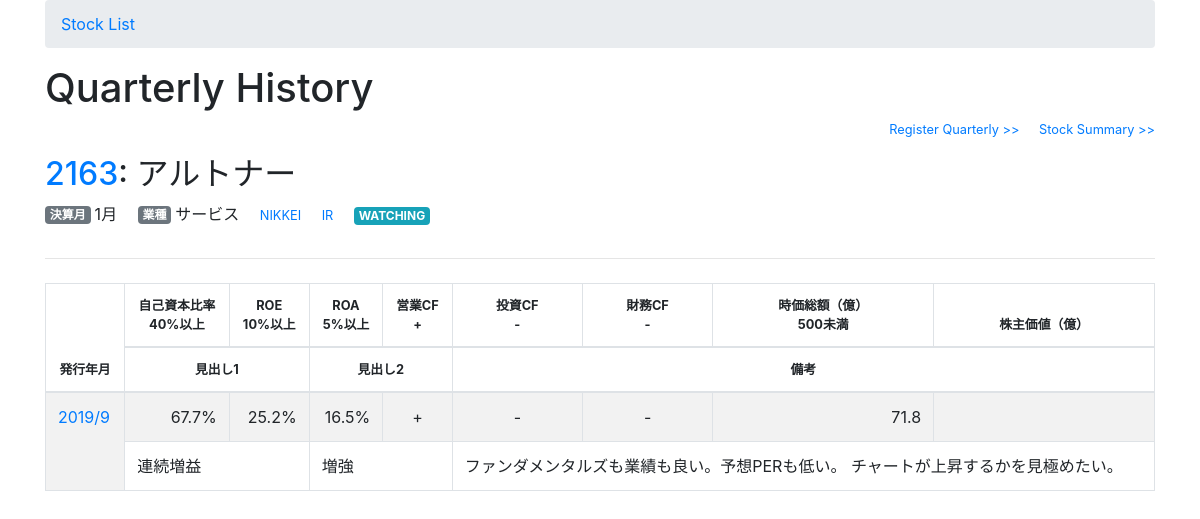
Screenshot of /2163/shikiho/all/ with the database file from the repository.
### stock/models.py (models this page shows, shortened)
class Stock(models.Model):
    stock_code = models.IntegerField(primary_key=True, unique=True)
    stock_name = models.CharField(max_length=50)
    accounting_month = models.IntegerField()
    business_type = models.CharField(max_length=20)
    ir_url = models.URLField(blank=True, null=True)
    watch_flag = models.IntegerField(default=0)
    notes = models.TextField(blank=True, null=True)
    created_date = models.DateTimeField(default=timezone.now)
    updated_date = models.DateTimeField(blank=True, null=True)

class Shikiho(models.Model):
    class Meta:
        unique_together = ('stock_code', 'pub_year', 'pub_month')
    stock_code = models.ForeignKey(Stock, on_delete=models.CASCADE)
    pub_year = models.IntegerField()
    pub_month = models.IntegerField()
    market_capitalization = models.FloatField()
    capital_ratio = models.FloatField()
    roe = models.FloatField()
    roa = models.FloatField()
    operating_cf = models.BooleanField()
    investing_cf = models.BooleanField()
    financing_cf = models.BooleanField()
    headline_1 = models.CharField(blank=True, null=True, max_length=200)
    headline_2 = models.CharField(blank=True, null=True, max_length=200)
    notes = models.TextField(blank=True, null=True)
    created_date = models.DateTimeField(default=timezone.now)
    updated_date = models.DateTimeField(blank=True, null=True)

### stock/views.py (the view)
# urls.py: path('<int:stock_code>/shikiho/all/', views.shikiho_all, name='shikiho_all'),
def shikiho_all(request, stock_code):
    stock = get_object_or_404(Stock, stock_code=stock_code)
    shikihos = Shikiho.objects.filter(stock_code=stock_code).order_by('-pub_year', '-pub_month')
    if (len(shikihos) == 0):
        shikihos = None
    return render(request, 'stock/shikiho_all.html', {'title': 'Quarterly History', 'stock': stock, 'shikihos': shikihos })

### stock/templates/stock/shikiho_all.html
{% extends 'stock/base.html' %}
{% load django_template_maths %}
{% load humanize %}
{% block content %}
<article>
  <section>
    <h1>{{title}}</h1>
    <div class="text-right small">
      <p class="d-inline-block"><a href="{% url 'shikiho_new' stock_code=stock.stock_code %}">Register Quarterly >></a></p>
      <p class="d-inline-block ml-3"><a href="{% url 'stock_detail' stock_code=stock.stock_code %}">Stock Summary >></a></p>
    </div>
    {% include 'stock/inc/stock_header.html' %}
  </section>
  <section>
    <div class="mt-4 table-responsive-md">
    {% if shikihos is Null %}
      <p>Nothing is registered.</p>
    {% else %}
      <table class="table table-striped table-bordered">
        <thead class="small text-center">
          <tr>
            <th scope="col" rowspan="2">発行年月</th>
            <th scope="col">自己資本比率<br>40%以上</th>
            <th scope="col">ROE<br>10%以上</th>
            <th scope="col">ROA<br>5%以上</th>
            <th scope="col">営業CF<br>+</th>
            <th scope="col">投資CF<br>-</th>
            <th scope="col">財務CF<br>-</th>
            <th scope="col">時価総額（億）<br>500未満</th>
            <th scope="col">株主価値（億）</th>
          </tr>
          <tr>
            <th scope="col" colspan="2">見出し1</th>
            <th scope="col" colspan="2">見出し2</th>
            <th scope="col" colspan="4">備考	</th>
          </tr>
        </thead>
        <tbody>
        {% for shikiho in shikihos %}
          <tr>
            <td rowspan="2"><a href="{% url 'shikiho_info' stock_code=stock.stock_code pub_year=shikiho.pub_year pub_month=shikiho.pub_month  %}">{{ shikiho.pub_year }}/{{ shikiho.pub_month }}</a></td>
            <td class="text-right">
              <span{% if shikiho.capital_ratio < 40 %} class="text-danger"{% endif %}>{{ shikiho.capital_ratio }}%</span>
            </td>
            <td class="text-right">
              <span{% if shikiho.roe < 10 %} class="text-danger"{% endif %}>{{ shikiho.roe }}%</span>
            </td>
            <td class="text-right">
              <span{% if shikiho.roa < 5 %} class="text-danger"{% endif %}>{{ shikiho.roa }}%</span>
            </td>
            <td class="text-center">
              <span{% if shikiho.operating_cf == False %} class="text-danger"{% endif %}>{{ shikiho.operating_cf|yesno:"+,-," }}</span>
            </td>
            <td class="text-center">
              <span{% if shikiho.investing_cf == True %} class="text-danger"{% endif %}>{{ shikiho.investing_cf|yesno:"+,-," }}</span>
            </td>
            <td class="text-center">
              <span{% if shikiho.financing_cf == True %} class="text-danger"{% endif %}>{{ shikiho.financing_cf|yesno:"+,-," }}</span>
            </td>
            <td class="text-right">
              <span{% if shikiho.market_capitalization > 500  %} class="text-danger"{% endif %}>{{ shikiho.market_capitalization|intcomma }}</span>
            </td>
            <td class="text-right"></td>
          </tr>
          <tr>
            <td colspan="2">{{ shikiho.headline_1|default:"" }}</td>
            <td colspan="2">{{ shikiho.headline_2|default:"" }}</td>
            <td colspan="4">{{ shikiho.notes }}</td>
          </tr>
        {% endfor %}
        </tbody>
      </table>
    {% endif %}
    </div>
  </section>
</article>
{% endblock %}

### stock/templates/stock/inc/stock_header.html (shortened to what this page needs)
    <div>
      <h2><a href="{% url 'stock_info' stock_code=stock.stock_code %}">{{ stock.stock_code }}</a>: {{ stock.stock_name }} </h2>
      <div>
        <p class="d-inline-block"><span class="badge badge-secondary mr-1 align-text-bottom">決算月</span>{{stock.accounting_month}}月</p>
        <p class="d-inline-block ml-3"><span class="badge badge-secondary mr-1 align-text-bottom">業種</span>{{stock.business_type}}</p>
        <p class="d-inline-block ml-3 small"><a href="https://www.nikkei.com/nkd/company/?scode={{stock.stock_code}}" target="_blank">NIKKEI</a></p>
        <p class="d-inline-block ml-3 small">
          {% if not stock.ir_url is None %}<a href="{{stock.ir_url|default:''}}" target="_blank">IR</a>{% endif %}</p>
        <p class="d-inline-block ml-3">
          {% if stock.watch_flag == 1 %}<span class="badge badge-info">WATCHING</span>
          {% elif stock.watch_flag == 2 %}<span class="badge badge-warning">CONSIDERING</span>
          {% endif %}</p>
      </div>
    </div>
    <hr>

### rows the page displays
Stock: stock_code "2163", stock_name "アルトナー", accounting_month "1", business_type "サービス"
Shikiho: pub_year "2019", pub_month "9", capital_ratio "67.7", roe "25.2", roa "16.5", operating_cf "+", investing_cf "-", financing_cf "-", market_capitalization "71.8", headline_1 "連続増益", headline_2 "増強", notes "ファンダメンタルズも業績も良い。予想PERも低い。 チャートが上昇するかを見極めたい。"

### other values shown
{{ title }} "Quarterly History"
